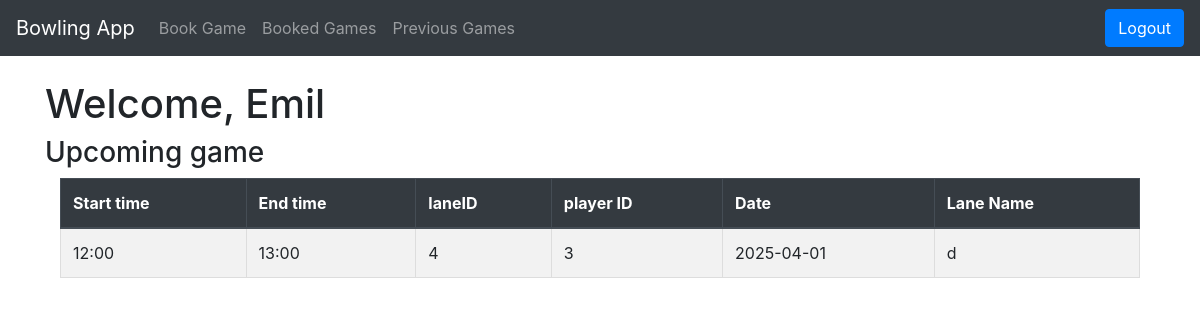
The app's page /logged_in (signed in) with its own data.
### tables this page shows
CREATE TABLE Bookings (bookingId INTEGER PRIMARY KEY AUTOINCREMENT, startTime time, endTime time, laneID INTEGER REFERENCES BowlingLanes (laneID), playerID INTEGER REFERENCES Players (playerID), date date);

CREATE TABLE BowlingLanes (laneID INTEGER PRIMARY KEY, laneName varchar);

### app.py (the view)
@app.route("/logged_in")
def show_logged_in():
    return render_template("logged_in.html", player=session["Fname"], next_game=get_next_game(session["player_id"]))

### app.py (called while the page is built)
def get_next_game(playerID):
    return query_db("SELECT * FROM bookings INNER JOIN bowlingLanes ON bookings.laneID = bowlingLanes.laneID WHERE playerID = ? AND date >= DATE('now') ORDER BY date, startTime LIMIT 1", [playerID])

### test.py (called while the page is built)
def get_db():
    db = getattr(g, '_database', None)
    if db is None:
        db = g._database = sqlite3.connect(DATABASE)
        db.row_factory = sqlite3.Row
    return db

def query_db(query, args=(), one=False, commit=False):
    try:
            if commit:
                db = get_db()
                cur = db.execute(query, args)
                db.commit()
                cur.close()
                return None
            cur = get_db().execute(query, args)
            rv = cur.fetchall()
            cur.close()
            return (rv[0] if rv else None) if one else rv
    except sqlite3.Error as e:
            print("SQLite error:", e)
            return e  # Or raise an exception if needed

### template/logged_in.html (shortened to what this page needs)
<!DOCTYPE html>
<html lang="en">
<head>
</head>
<body>
    <link rel="stylesheet" href="https://maxcdn.bootstrapcdn.com/bootstrap/4.5.2/css/bootstrap.min.css">
</head>
<body>
    <nav class="navbar navbar-expand-lg navbar-dark bg-dark">
        <a class="navbar-brand" href="#">Bowling App</a>
        <div class="collapse navbar-collapse" id="navbarNav">
            <ul class="navbar-nav">
                <li class="nav-item">
                    <a class="nav-link" href="/book_game">Book Game</a>
                </li>
                <li class="nav-item">
                    <a class="nav-link" href="/booked_games">Booked Games</a>
                </li>
                <li class="nav-item">
                    <a class="nav-link" href="/previous_games">Previous Games</a>
                </li>
            </ul>
        </div>
        <form action="/logout" method="POST" class="ml-auto">
            <button type="submit" class="btn btn-primary">Logout</button>
        </form>
    </nav>
    <div class="container mt-4">
        <h1>Welcome, {{ player }}</h1>
    <h3>Upcoming game</h3>
    <div class="container">
        <table class="table table-striped">
            <thead class="thead-dark">
            <tr>
                <th>Start time</th>
                <th>End time</th>
                <th>laneID</th>
                <th>player ID</th>
                <th>Date</th>
                <th>Lane Name</th>
            </tr>
        </thead>
        <tbody>
            {% for booking in next_game %}
            <tr>
                <td>{{ booking['startTime'] }}</td>
                <td>{{ booking['endTime'] }}</td>
                <td>{{ booking['laneID'] }}</td>
                <td>{{ booking['playerID'] }}</td>
                <td>{{ booking['date'] }}</td>
                <td>{{ booking['laneName'] }}</td>
            </tr>
            {% endfor %}
        </tbody>
    </table>
</div>
</div>
</body>
</html>

### template/logged_in.html (style rules this page uses)
table { width: 100%; border-collapse: collapse; }
th, td { border: 1px solid #ddd; padding: 8px; text-align: left; }
th { background-color: #f2f2f2; }

### records on screen
Bookings: startTime "12:00", endTime "13:00", laneID "4", playerID "3", date "2025-04-01", laneName "d"

### other values on screen
{{ player }} "Emil"
